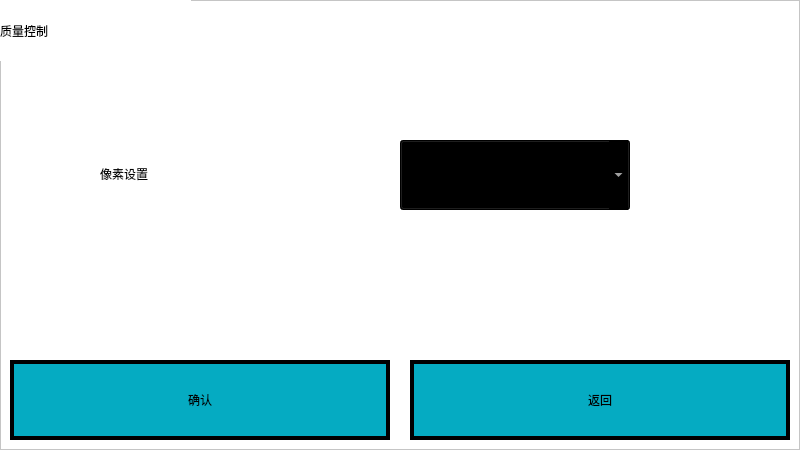
<?xml version="1.0" encoding="UTF-8"?>
<ui version="4.0">
 <class>Form</class>
 <widget class="QWidget" name="Form">
  <property name="geometry">
   <rect>
    <x>0</x>
    <y>0</y>
    <width>800</width>
    <height>450</height>
   </rect>
  </property>
  <property name="windowTitle">
   <string>Form</string>
  </property>
  <property name="styleSheet">
   <string notr="true">background-color: rgb(255, 255, 255);</string>
  </property>
  <widget class="QFrame" name="frame">
   <property name="geometry">
    <rect>
     <x>0</x>
     <y>0</y>
     <width>800</width>
     <height>450</height>
    </rect>
   </property>
   <property name="frameShape">
    <enum>QFrame::StyledPanel</enum>
   </property>
   <property name="frameShadow">
    <enum>QFrame::Raised</enum>
   </property>
   <widget class="QLabel" name="label">
    <property name="geometry">
     <rect>
      <x>100</x>
      <y>140</y>
      <width>272</width>
      <height>67</height>
     </rect>
    </property>
    <property name="styleSheet">
     <string notr="true">font: 20pt &quot;宋体&quot;;</string>
    </property>
    <property name="text">
     <string>像素设置</string>
    </property>
   </widget>
   <widget class="QComboBox" name="modeBox_4">
    <property name="geometry">
     <rect>
      <x>400</x>
      <y>140</y>
      <width>230</width>
      <height>70</height>
     </rect>
    </property>
    <property name="sizePolicy">
     <sizepolicy hsizetype="Preferred" vsizetype="Preferred">
      <horstretch>0</horstretch>
      <verstretch>0</verstretch>
     </sizepolicy>
    </property>
    <property name="styleSheet">
     <string notr="true">QComboBox::drop-down{
width:56px;  height:56px;
}

QComboBox{
font: 20pt &quot;宋体&quot;;
color: rgb(255, 255, 255);
background-color: rgb(0, 0, 0);
}

QComboBox QAbstractItemView {
	background-color: rgb(0, 0, 0);/*背景颜色*/
    padding: 1px 2px 1px 2px;  /*针对于组合框中的文本内容*/
	color: rgb(255,255,255)
}</string>
    </property>
   </widget>
   <widget class="QLabel" name="label_2">
    <property name="geometry">
     <rect>
      <x>0</x>
      <y>0</y>
      <width>191</width>
      <height>61</height>
     </rect>
    </property>
    <property name="styleSheet">
     <string notr="true">font: 20pt &quot;宋体&quot;;</string>
    </property>
    <property name="text">
     <string>质量控制</string>
    </property>
   </widget>
   <widget class="QPushButton" name="btnReturn">
    <property name="geometry">
     <rect>
      <x>410</x>
      <y>360</y>
      <width>380</width>
      <height>80</height>
     </rect>
    </property>
    <property name="styleSheet">
     <string notr="true">QPushButton {
font: 20pt &quot;宋体&quot;;
border:4px solid rgb(0,0,0);
background-color:#05abc2;
}

QPushButton:pressed{
background-color: rgb(255, 0, 0);
}
</string>
    </property>
    <property name="text">
     <string>返回</string>
    </property>
   </widget>
   <widget class="QPushButton" name="btnConfirm">
    <property name="geometry">
     <rect>
      <x>10</x>
      <y>360</y>
      <width>380</width>
      <height>80</height>
     </rect>
    </property>
    <property name="styleSheet">
     <string notr="true">QPushButton {
font: 20pt &quot;宋体&quot;;
border:4px solid rgb(0,0,0);
background-color:#05abc2;
}

QPushButton:pressed{
background-color: rgb(255, 0, 0);
}
</string>
    </property>
    <property name="text">
     <string>确认</string>
    </property>
   </widget>
  </widget>
 </widget>
 <resources/>
 <connections/>
</ui>
